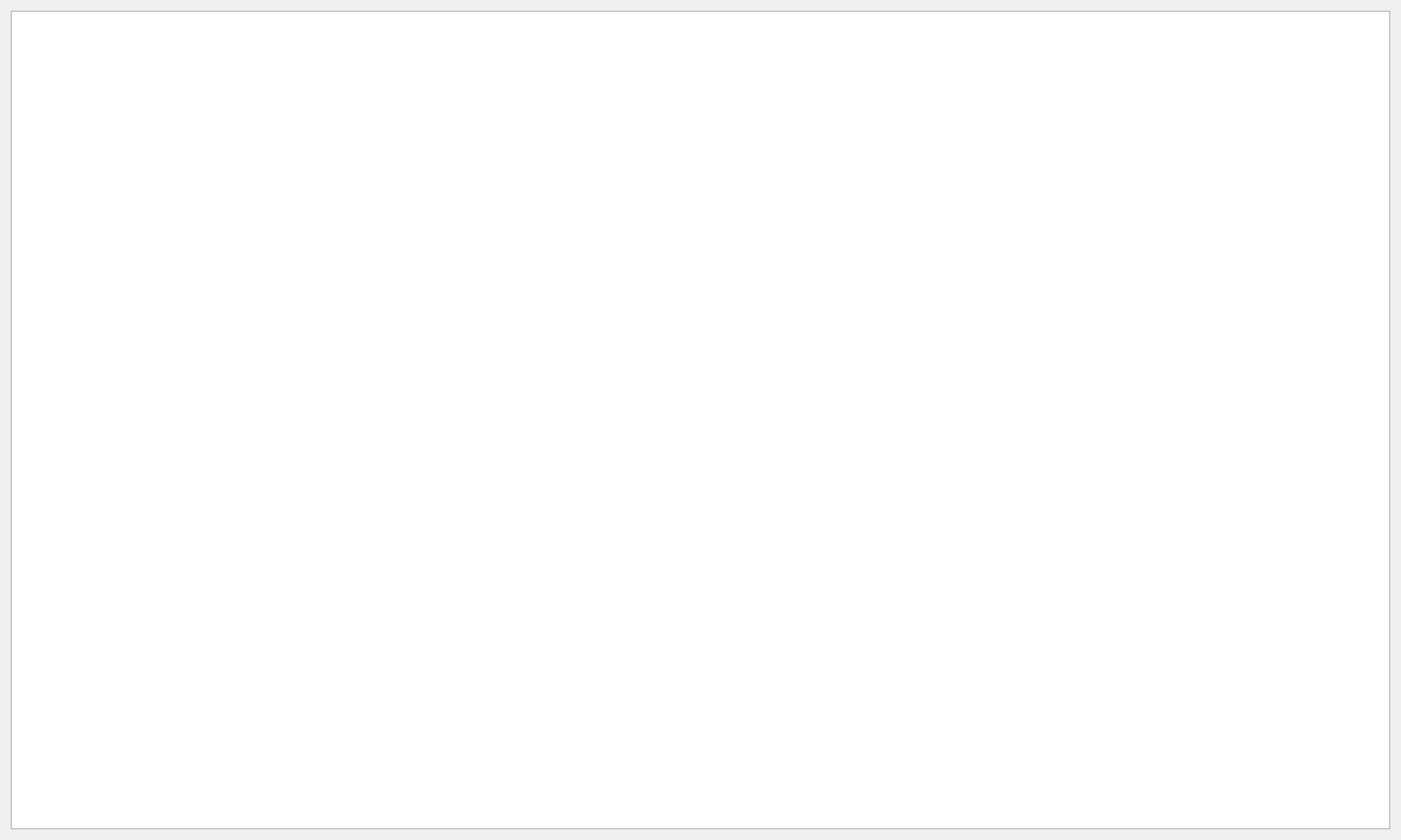
<?xml version="1.0" encoding="UTF-8"?>
<ui version="4.0">
 <class>uiParseTable</class>
 <widget class="QDialog" name="uiParseTable">
  <property name="geometry">
   <rect>
    <x>0</x>
    <y>0</y>
    <width>1436</width>
    <height>861</height>
   </rect>
  </property>
  <property name="windowTitle">
   <string>Dialog</string>
  </property>
  <layout class="QGridLayout" name="gridLayout">
   <item row="0" column="0">
    <widget class="QTableWidget" name="tableWidget"/>
   </item>
  </layout>
 </widget>
 <resources/>
 <connections/>
</ui>
